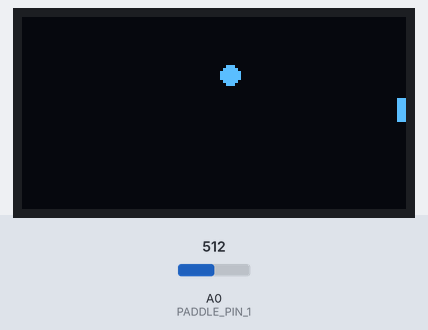
A sketch run on a simulated Arduino Nano, built with avr-gcc and run on an emulated ATmega328P. Shown: 128×64 one-colour display. Inputs (shaded band) come from the test bench; at power-on: A0 (PADDLE_PIN_1) = 512. The OLED is the two-colour kind (top 16 rows yellow); random numbers use the default seed unless the sketch sets one.

Above: at 1.2 s.
1.3 s: A0 (PADDLE_PIN_1) set to 716
At 1.52 s:
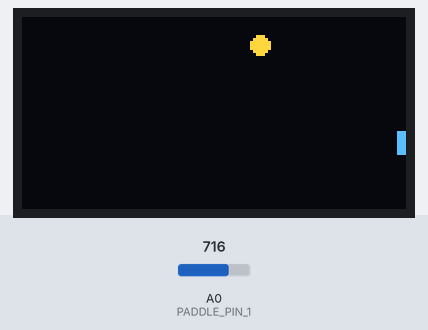
2.8 s: A0 (PADDLE_PIN_1) set to 900
At 3.14 s:
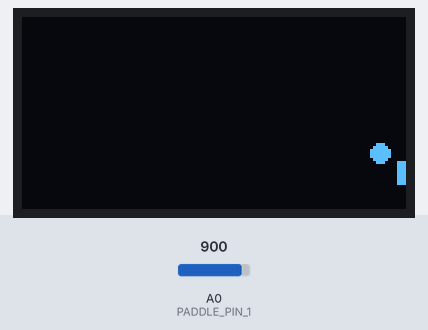
4.4 s: A0 (PADDLE_PIN_1) set to 1023
At 4.77 s:
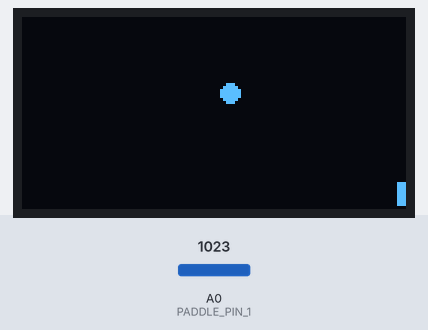
Timing chart, 0 to 7.4 s (numbered marks = the images above; inputs shaded):
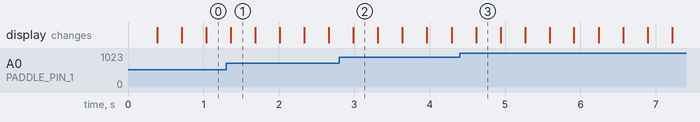

The sketch:

_08_bounce_ball_paddle.ino
```cpp
#include <Arduino.h>
#include <U8g2lib.h>
#include <SPI.h>

// The pins I used on the Arduino Nano
// See https://github.com/olikraus/u8g2/wiki/setup_tutorial
#define CLOCK_PIN 13 // SCL
#define DATA_PIN 11 // SDA, MOSI
#define RES_PIN 8 //  for SPI mode the RES pin becomes "Chip Select".
#define DC_PIN 9 // Also known as address 0 or A0, not analog 0
#define CS_PIN 10 // chip select

#define PADDLE_PIN_1 A0

#define RADIUS 3
// We are using a 4 wire hardware SPI communications system.  Data is on pin 11 and clock on 13
// U8G2_R0 is the rotation number
U8G2_SSD1306_128X64_VCOMH0_F_4W_HW_SPI u8g2(U8G2_R0, CS_PIN, DC_PIN, RES_PIN);

// circle positon
int x, y;
// circle direction
int xd, yd;
int paddle_pos_1;

void setup()
{
  pinMode(DC_PIN, OUTPUT);
  digitalWrite(DC_PIN, 0);  // default output in I2C mode for the SSD1306 test shield: set the i2c adr to 0
  u8g2.begin();
  // load standard 20px high font
  u8g2.setFont(u8g_font_unifont);
  x = random(0, 128);
  y = random(0, 64);
  xd = random(0,2);
  if (xd == 0) xd = -1;
  yd = random(0,2);
  if (yd == 0) yd = -1;

}

void loop()
{
  paddle_pos_1 = analogRead(PADDLE_PIN_1);
  // scale to hieght of display less have the paddle height
  paddle_pos_1 = map(paddle_pos_1, 0, 1023, 4, 59);
  u8g2.firstPage();
  do {
    u8g2.drawBox(125, paddle_pos_1 - 4, 3, 8);
    u8g2.drawDisc(x, y, RADIUS, U8G2_DRAW_ALL);
  } while(u8g2.nextPage());


  delay(5);
  if (x - RADIUS < 0) xd = 1;
  if (x + RADIUS > 126) xd = -1;
  if (y - RADIUS < 0) yd = 1;
  if (y + RADIUS > 62) yd = -1;
  if (x > 126) x = 0;
  else x += xd;
  if (y > 62) y = 0;
  else y += yd;
}
```
